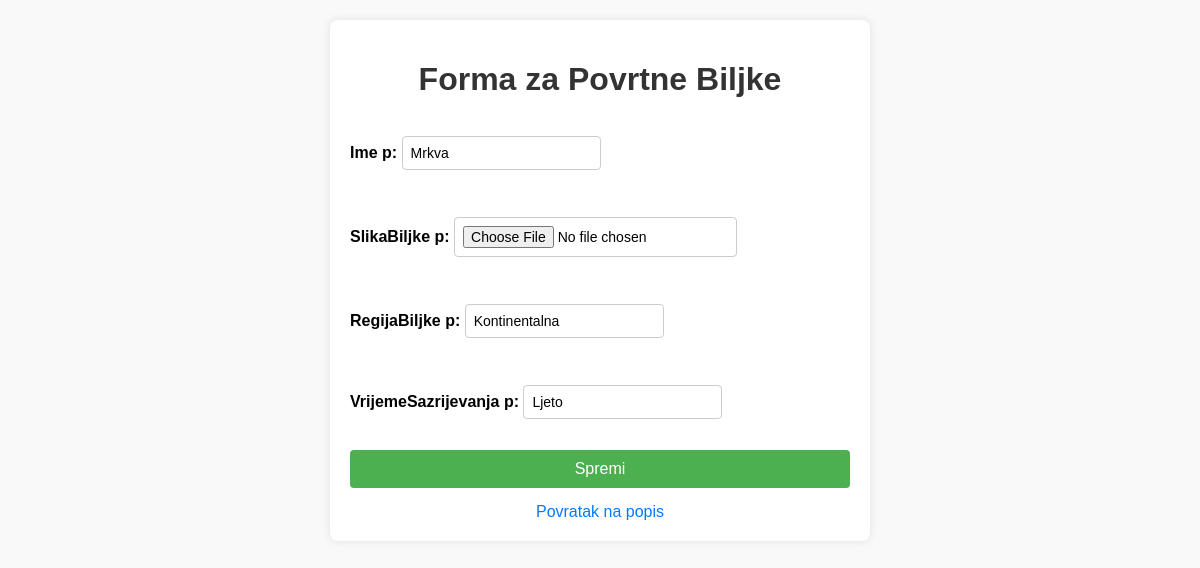
Before: /povrtnabiljke/1/uredi/ with the older database file.
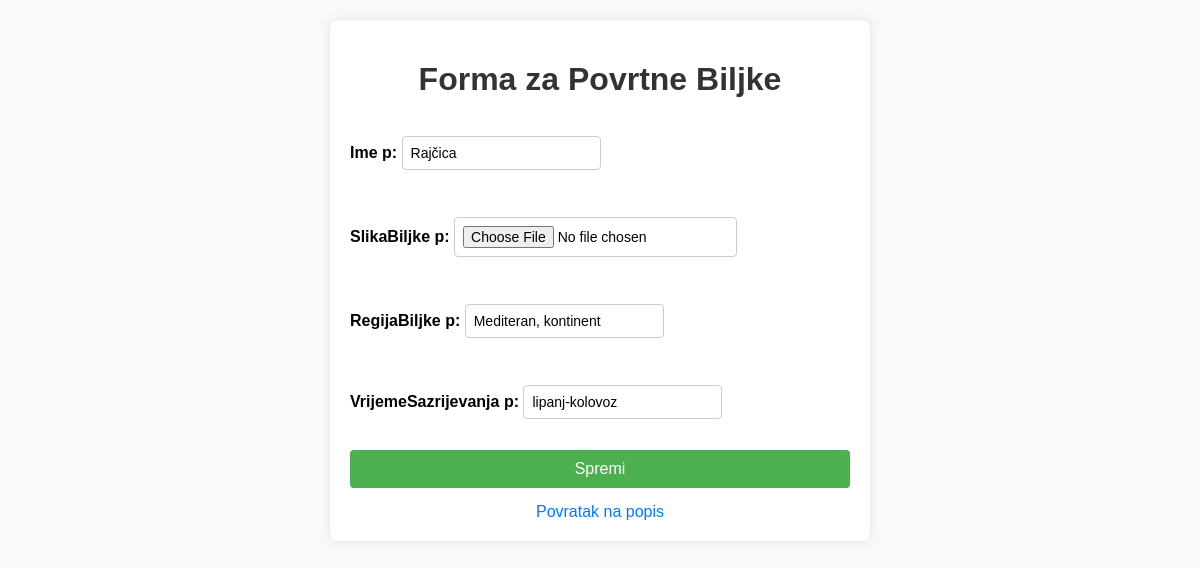
After: the same page with the newer database file.
### PZWapp/models.py (models this page shows, shortened)
class PovrtnaBiljka(models.Model):
    user = models.ForeignKey(
        settings.AUTH_USER_MODEL,
        on_delete=models.CASCADE,
        related_name='povrtne_biljke',
        default=get_default_user
    )
    ime_p = models.CharField(max_length=30)
    slikaBiljke_p = models.ImageField(upload_to='images/', blank=True, null=True)
    regijaBiljke_p = models.CharField(max_length=20)
    vrijemeSazrijevanja_p = models.CharField(max_length=15)

### PZWapp/views.py (the view)
# urls.py: path('povrtnabiljke/<int:pk>/uredi/', PovrtnaBiljkaUpdateView.as_view(), name='povrtnabiljka_update'),
class PovrtnaBiljkaUpdateView(UpdateView):
    model = PovrtnaBiljka
    template_name = 'main/povrtna_biljka_form.html'
    fields = ['ime_p', 'slikaBiljke_p', 'regijaBiljke_p', 'vrijemeSazrijevanja_p']
    success_url = reverse_lazy('PZWapp:povrtnabiljka_list')

### PZWapp/templates/main/povrtna_biljka_form.html (shortened to what this page needs)
<!DOCTYPE html>
<html>
<head>
</head>
<body>
    <div class="form-container">
        <h1>{{ view.title|default:"Forma za Povrtne Biljke" }}</h1>
        <form method="post" enctype="multipart/form-data">
            {{ form.as_p }}
            <button type="submit">Spremi</button>
        </form>
        <div class="back-link">
            <a href="{% url 'PZWapp:povrtnabiljka_list' %}">Povratak na popis</a>
        </div>
    </div>
</body>
</html>

Changed rows visible on the page:
changed PovrtnaBiljka: ime_p "Mrkva" → "Rajčica"; regijaBiljke_p "Kontinentalna" → "Mediteran, kontinent"; vrijemeSazrijevanja_p "Ljeto" → "lipanj-kolovoz"
